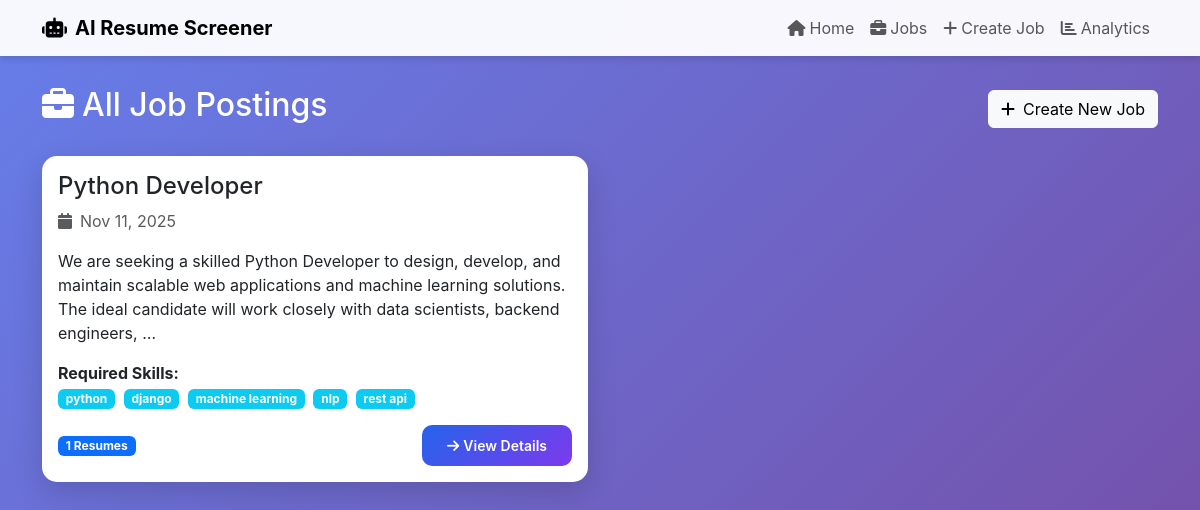
Screenshot of /jobs/ with the database file from the repository.
### screener/models.py (models this page shows, shortened)
class JobDescription(models.Model):
    title = models.CharField(max_length=200)
    description = models.TextField()
    required_skills = models.TextField(help_text="Comma-separated skills")
    experience_required = models.CharField(max_length=100)
    education_required = models.CharField(max_length=200)
    created_at = models.DateTimeField(default=timezone.now)
    class Meta:
        ordering = ['-created_at']

### screener/views.py (the view)
# urls.py: path('jobs/', views.job_list, name='job_list'),
def job_list(request):
    jobs = JobDescription.objects.all()
    return render(request, 'screener/job_list.html', {'jobs': jobs})

### screener/templatetags/custom_filters.py (called while the page is built)
@register.filter(name='split')
def split(value, arg):
    return value.split(arg)

@register.filter(name='trim')
def trim(value):
    return value.strip()

### templates/screener/job_list.html (shortened to what this page needs)
{% extends 'base.html' %}
{% load custom_filters %}
{% block content %}
<div class="row mb-4">
    <div class="col-md-12">
        <div class="d-flex justify-content-between align-items-center">
            <h2 class="text-white"><i class="fas fa-briefcase me-2"></i>All Job Postings</h2>
            <a href="{% url 'create_job' %}" class="btn btn-light">
                <i class="fas fa-plus me-2"></i>Create New Job
            </a>
        </div>
    </div>
</div>
<div class="row">
    {% for job in jobs %}
    <div class="col-md-6 mb-4">
        <div class="card h-100">
            <div class="card-body">
                <h4 class="card-title">{{ job.title }}</h4>
                <p class="text-muted mb-3">
                    <i class="fas fa-calendar me-2"></i>{{ job.created_at|date:"M d, Y" }}
                </p>
                <p class="card-text">{{ job.description|truncatewords:30 }}</p>
                <div class="mb-3">
                    <strong>Required Skills:</strong><br>
                    {% with skills=job.required_skills|split:',' %}
                        {% for skill in skills|slice:":5" %}
                        <span class="badge bg-info me-1">{{ skill|trim }}</span>
                        {% endfor %}
                    {% endwith %}
                </div>
                <div class="d-flex justify-content-between align-items-center">
                    <span class="badge bg-primary">{{ job.resumes.count }} Resumes</span>
                    <a href="{% url 'job_detail' job.id %}" class="btn btn-sm btn-primary">
                        <i class="fas fa-arrow-right me-1"></i>View Details
                    </a>
                </div>
            </div>
        </div>
    </div>
    {% endfor %}
</div>
{% endblock %}

### templates/base.html (style rules this page uses)
:root { --primary-color: #2563eb; --secondary-color: #7c3aed; --success-color: #10b981; --danger-color: #ef4444; }
body { font-family: 'Inter', -apple-system, BlinkMacSystemFont, 'Segoe UI', sans-serif; background: linear-gradient(135deg, #667eea 0%, #764ba2 100%); min-height: 100vh; }
.card { border: none; border-radius: 15px; box-shadow: 0 10px 30px rgba(0,0,0,0.15); transition: transform 0.3s ease; }
.btn-primary { background: linear-gradient(135deg, var(--primary-color), var(--secondary-color)); border: none; border-radius: 10px; padding: 10px 25px; font-weight: 600; transition: all 0.3s ease; }

### rows the page displays
JobDescription: title "Python Developer", created_at "Nov 11, 2025", description "We are seeking a skilled Python Developer to design, develop, and maintain scalable web applications and machine learning solutions. The ideal candidate will work closely with data scientists, backend engineers, …", skills "python" "django" "machine learning" "nlp" "rest api", resumes.count "1"
